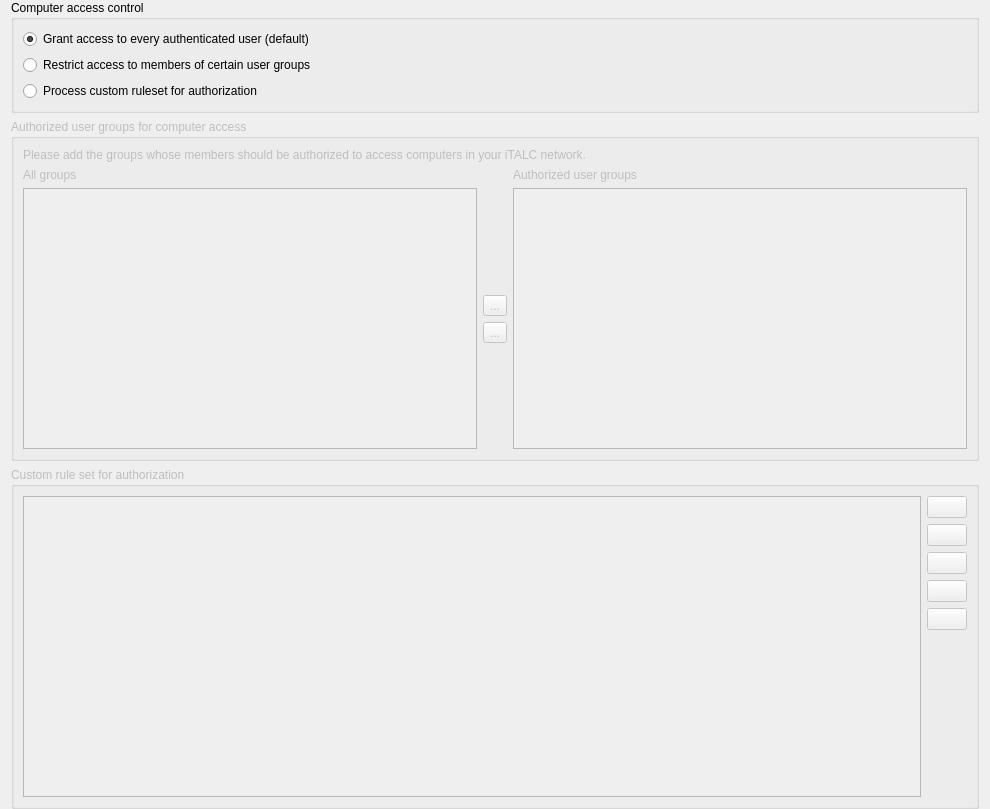
<?xml version="1.0" encoding="UTF-8"?>
<ui version="4.0">
 <class>PageAccessControl</class>
 <widget class="QWidget" name="PageAccessControl">
  <property name="geometry">
   <rect>
    <x>0</x>
    <y>0</y>
    <width>990</width>
    <height>809</height>
   </rect>
  </property>
  <property name="windowTitle">
   <string>Form</string>
  </property>
  <layout class="QVBoxLayout" name="verticalLayout">
   <property name="topMargin">
    <number>0</number>
   </property>
   <property name="bottomMargin">
    <number>0</number>
   </property>
   <item>
    <widget class="QGroupBox" name="groupBox_19">
     <property name="title">
      <string>Computer access control</string>
     </property>
     <layout class="QVBoxLayout" name="verticalLayout_16">
      <item>
       <widget class="QRadioButton" name="skipAccessControl">
        <property name="text">
         <string>Grant access to every authenticated user (default)</string>
        </property>
        <property name="checked">
         <bool>true</bool>
        </property>
        <attribute name="buttonGroup">
         <string notr="true">accessControlModeGroup</string>
        </attribute>
       </widget>
      </item>
      <item>
       <widget class="QRadioButton" name="isAccessRestrictedToUserGroups">
        <property name="text">
         <string>Restrict access to members of certain user groups</string>
        </property>
        <attribute name="buttonGroup">
         <string notr="true">accessControlModeGroup</string>
        </attribute>
       </widget>
      </item>
      <item>
       <widget class="QRadioButton" name="isAuthorizationRulesetProcessingEnabled">
        <property name="text">
         <string>Process custom ruleset for authorization</string>
        </property>
        <attribute name="buttonGroup">
         <string notr="true">accessControlModeGroup</string>
        </attribute>
       </widget>
      </item>
     </layout>
    </widget>
   </item>
   <item>
    <widget class="QGroupBox" name="authorizedGroupsComboBox">
     <property name="enabled">
      <bool>false</bool>
     </property>
     <property name="title">
      <string>Authorized user groups for computer access</string>
     </property>
     <layout class="QGridLayout" name="gridLayout_18">
      <item row="2" column="0">
       <widget class="QListWidget" name="allGroupsList">
        <property name="selectionMode">
         <enum>QAbstractItemView::MultiSelection</enum>
        </property>
        <property name="sortingEnabled">
         <bool>true</bool>
        </property>
       </widget>
      </item>
      <item row="0" column="0" colspan="3">
       <widget class="QLabel" name="label_40">
        <property name="text">
         <string>Please add the groups whose members should be authorized to access computers in your iTALC network.</string>
        </property>
        <property name="wordWrap">
         <bool>true</bool>
        </property>
       </widget>
      </item>
      <item row="1" column="2">
       <widget class="QLabel" name="label_41">
        <property name="text">
         <string>Authorized user groups</string>
        </property>
       </widget>
      </item>
      <item row="2" column="2">
       <widget class="QListWidget" name="authorizedGroupsList">
        <property name="selectionMode">
         <enum>QAbstractItemView::MultiSelection</enum>
        </property>
        <property name="sortingEnabled">
         <bool>true</bool>
        </property>
       </widget>
      </item>
      <item row="1" column="0">
       <widget class="QLabel" name="label_42">
        <property name="text">
         <string>All groups</string>
        </property>
       </widget>
      </item>
      <item row="2" column="1">
       <layout class="QVBoxLayout" name="verticalLayout_18">
        <item>
         <spacer name="verticalSpacer_15">
          <property name="orientation">
           <enum>Qt::Vertical</enum>
          </property>
          <property name="sizeHint" stdset="0">
           <size>
            <width>20</width>
            <height>40</height>
           </size>
          </property>
         </spacer>
        </item>
        <item>
         <widget class="QToolButton" name="addGroupButton">
          <property name="text">
           <string>...</string>
          </property>
          <property name="icon">
           <iconset resource="../imc.qrc">
            <normaloff>:/Resources/go-next.png</normaloff>:/Resources/go-next.png</iconset>
          </property>
         </widget>
        </item>
        <item>
         <widget class="QToolButton" name="removeGroupButton">
          <property name="text">
           <string>...</string>
          </property>
          <property name="icon">
           <iconset resource="../imc.qrc">
            <normaloff>:/Resources/go-previous.png</normaloff>:/Resources/go-previous.png</iconset>
          </property>
         </widget>
        </item>
        <item>
         <spacer name="verticalSpacer_16">
          <property name="orientation">
           <enum>Qt::Vertical</enum>
          </property>
          <property name="sizeHint" stdset="0">
           <size>
            <width>20</width>
            <height>40</height>
           </size>
          </property>
         </spacer>
        </item>
       </layout>
      </item>
     </layout>
    </widget>
   </item>
   <item>
    <widget class="QGroupBox" name="customAuthorizationRuleSetComboBox">
     <property name="enabled">
      <bool>false</bool>
     </property>
     <property name="title">
      <string>Custom rule set for authorization</string>
     </property>
     <layout class="QGridLayout" name="gridLayout_23">
      <item row="0" column="1">
       <widget class="QPushButton" name="addAuthorizationRuleButton">
        <property name="toolTip">
         <string>Add authorization rule</string>
        </property>
        <property name="text">
         <string/>
        </property>
        <property name="icon">
         <iconset resource="../imc.qrc">
          <normaloff>:/Resources/list-add.png</normaloff>:/Resources/list-add.png</iconset>
        </property>
       </widget>
      </item>
      <item row="1" column="1">
       <widget class="QPushButton" name="removeAuthorizationRule">
        <property name="toolTip">
         <string>Remove authorization rule</string>
        </property>
        <property name="text">
         <string/>
        </property>
        <property name="icon">
         <iconset resource="../imc.qrc">
          <normaloff>:/Resources/list-remove.png</normaloff>:/Resources/list-remove.png</iconset>
        </property>
       </widget>
      </item>
      <item row="4" column="1">
       <widget class="QPushButton" name="moveAuthorizationRuleDownButton">
        <property name="toolTip">
         <string>Move selected rule down</string>
        </property>
        <property name="text">
         <string/>
        </property>
        <property name="icon">
         <iconset resource="../imc.qrc">
          <normaloff>:/Resources/go-down.png</normaloff>:/Resources/go-down.png</iconset>
        </property>
       </widget>
      </item>
      <item row="0" column="0" rowspan="6">
       <widget class="QListView" name="authorizationRuleListView"/>
      </item>
      <item row="5" column="1">
       <spacer name="verticalSpacer_12">
        <property name="orientation">
         <enum>Qt::Vertical</enum>
        </property>
        <property name="sizeHint" stdset="0">
         <size>
          <width>20</width>
          <height>88</height>
         </size>
        </property>
       </spacer>
      </item>
      <item row="3" column="1">
       <widget class="QPushButton" name="moveAuthorizationRuleUpButton">
        <property name="toolTip">
         <string>Move selected rule up</string>
        </property>
        <property name="text">
         <string/>
        </property>
        <property name="icon">
         <iconset resource="../imc.qrc">
          <normaloff>:/Resources/go-up.png</normaloff>:/Resources/go-up.png</iconset>
        </property>
       </widget>
      </item>
      <item row="2" column="1">
       <widget class="QPushButton" name="editAuthorizationRuleButton">
        <property name="toolTip">
         <string>Edit selected rule</string>
        </property>
        <property name="text">
         <string/>
        </property>
        <property name="icon">
         <iconset resource="../imc.qrc">
          <normaloff>:/Resources/document-edit.png</normaloff>:/Resources/document-edit.png</iconset>
        </property>
       </widget>
      </item>
     </layout>
    </widget>
   </item>
  </layout>
 </widget>
 <tabstops>
  <tabstop>skipAccessControl</tabstop>
  <tabstop>isAccessRestrictedToUserGroups</tabstop>
  <tabstop>isAuthorizationRulesetProcessingEnabled</tabstop>
  <tabstop>allGroupsList</tabstop>
  <tabstop>addGroupButton</tabstop>
  <tabstop>removeGroupButton</tabstop>
  <tabstop>authorizedGroupsList</tabstop>
  <tabstop>authorizationRuleListView</tabstop>
  <tabstop>addAuthorizationRuleButton</tabstop>
  <tabstop>removeAuthorizationRule</tabstop>
  <tabstop>editAuthorizationRuleButton</tabstop>
  <tabstop>moveAuthorizationRuleUpButton</tabstop>
  <tabstop>moveAuthorizationRuleDownButton</tabstop>
 </tabstops>
 <resources>
  <include location="../imc.qrc"/>
 </resources>
 <connections>
  <connection>
   <sender>addGroupButton</sender>
   <signal>clicked()</signal>
   <receiver>PageAccessControl</receiver>
   <slot>addGroup()</slot>
   <hints>
    <hint type="sourcelabel">
     <x>494</x>
     <y>412</y>
    </hint>
    <hint type="destinationlabel">
     <x>494</x>
     <y>404</y>
    </hint>
   </hints>
  </connection>
  <connection>
   <sender>removeGroupButton</sender>
   <signal>clicked()</signal>
   <receiver>PageAccessControl</receiver>
   <slot>removeGroup()</slot>
   <hints>
    <hint type="sourcelabel">
     <x>494</x>
     <y>455</y>
    </hint>
    <hint type="destinationlabel">
     <x>494</x>
     <y>404</y>
    </hint>
   </hints>
  </connection>
  <connection>
   <sender>addAuthorizationRuleButton</sender>
   <signal>clicked()</signal>
   <receiver>PageAccessControl</receiver>
   <slot>addAuthorizationRule()</slot>
   <hints>
    <hint type="sourcelabel">
     <x>935</x>
     <y>580</y>
    </hint>
    <hint type="destinationlabel">
     <x>494</x>
     <y>404</y>
    </hint>
   </hints>
  </connection>
  <connection>
   <sender>removeAuthorizationRule</sender>
   <signal>clicked()</signal>
   <receiver>PageAccessControl</receiver>
   <slot>removeAuthorizationRule()</slot>
   <hints>
    <hint type="sourcelabel">
     <x>935</x>
     <y>622</y>
    </hint>
    <hint type="destinationlabel">
     <x>494</x>
     <y>404</y>
    </hint>
   </hints>
  </connection>
  <connection>
   <sender>editAuthorizationRuleButton</sender>
   <signal>clicked()</signal>
   <receiver>PageAccessControl</receiver>
   <slot>editAuthorizationRule()</slot>
   <hints>
    <hint type="sourcelabel">
     <x>935</x>
     <y>665</y>
    </hint>
    <hint type="destinationlabel">
     <x>494</x>
     <y>404</y>
    </hint>
   </hints>
  </connection>
  <connection>
   <sender>moveAuthorizationRuleDownButton</sender>
   <signal>clicked()</signal>
   <receiver>PageAccessControl</receiver>
   <slot>moveAuthorizationRuleDown()</slot>
   <hints>
    <hint type="sourcelabel">
     <x>935</x>
     <y>749</y>
    </hint>
    <hint type="destinationlabel">
     <x>494</x>
     <y>404</y>
    </hint>
   </hints>
  </connection>
  <connection>
   <sender>moveAuthorizationRuleUpButton</sender>
   <signal>clicked()</signal>
   <receiver>PageAccessControl</receiver>
   <slot>moveAuthorizationRuleUp()</slot>
   <hints>
    <hint type="sourcelabel">
     <x>935</x>
     <y>707</y>
    </hint>
    <hint type="destinationlabel">
     <x>494</x>
     <y>404</y>
    </hint>
   </hints>
  </connection>
  <connection>
   <sender>isAccessRestrictedToUserGroups</sender>
   <signal>toggled(bool)</signal>
   <receiver>authorizedGroupsComboBox</receiver>
   <slot>setEnabled(bool)</slot>
   <hints>
    <hint type="sourcelabel">
     <x>494</x>
     <y>114</y>
    </hint>
    <hint type="destinationlabel">
     <x>494</x>
     <y>354</y>
    </hint>
   </hints>
  </connection>
  <connection>
   <sender>isAuthorizationRulesetProcessingEnabled</sender>
   <signal>toggled(bool)</signal>
   <receiver>customAuthorizationRuleSetComboBox</receiver>
   <slot>setEnabled(bool)</slot>
   <hints>
    <hint type="sourcelabel">
     <x>494</x>
     <y>160</y>
    </hint>
    <hint type="destinationlabel">
     <x>494</x>
     <y>660</y>
    </hint>
   </hints>
  </connection>
 </connections>
 <slots>
  <slot>addGroup()</slot>
  <slot>removeGroup()</slot>
  <slot>addAuthorizationRule()</slot>
  <slot>removeAuthorizationRule()</slot>
  <slot>editAuthorizationRule()</slot>
  <slot>moveAuthorizationRuleUp()</slot>
  <slot>moveAuthorizationRuleDown()</slot>
 </slots>
 <buttongroups>
  <buttongroup name="accessControlModeGroup"/>
 </buttongroups>
</ui>
